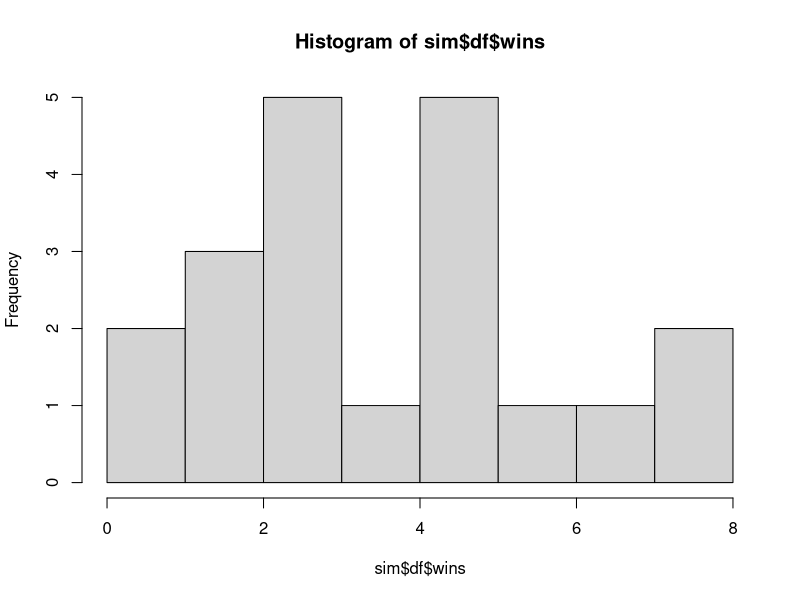

This chart was generated by the following R code: (Note: this script raises an error after producing the figure.)
#rm(list = ls())
require(tidyverse)
require(gtools)
require(parallel)

setwd("C:/Users/Morgan/_data_projects/rpsc_scheduler")

## 
param <- list()
param$teams <- 1:20
param$weeks <- 1:8
param$courts <- 1:10
param$court_weeks <- rep(list(param$courts),length(param$weeks))

## SIMULATION PROCESSING PARAMETERS
param$sim$settings$schedules_n <- 200
param$sim$settings$processing_options <- c(
  "parallel" #windows machine with parallel package installed, faster
  ,"base" #single processor, easier admin, slower
)
# select processing method:
param$sim$settings$processing_method <- "parallel"

sim <- list()
#randomize scenario
sim$df <- data.frame(
  team = param$teams
  ,isNewTeam = FALSE
  ,wins = 0
)

##assign new teams
param$sim$settings$newTeams_n <- rbinom(1,length(param$weeks),.3)
if(param$sim$settings$newTeams_n > 0){
  sim$df[1:param$sim$settings$newTeams_n,"isNewTeam"] <- TRUE
}
  
  sim$df$isNewTeam <- FALSE

  sim$df$wins <- c(8,8,7,6,5,5,5,5,5,4,3,3,3,3,3,2,2,2,1,0)
  
hist(sim$df$wins)
  
sim$df$zscore <- (sim$df$wins - mean(sim$df$wins))/sd(sim$df$wins)

#function to calculate std deviations between source and sample
sim$func$get_zscore_dist <- function(zscore,zscore_vector){
  1-pnorm(abs(zscore - zscore_vector))
}

#function to calculate percentages
sim$func$get_zscore_dist_prob <- function(zscore,zscore_vector){
  zdists <- sim$func$get_zscore_dist(zscore,zscore_vector)
  zdists / sum(zdists)
}

#tmp <- sim$func$get_zscore_dist_prob(zscore, zscore_vector)

sim$func$previous_opponents <- function(sched,team){
  c(sched[sched$h == team,]$a,
    sched[sched$a == team,]$h) %>% unique
}

sim$func$already_on_week_sched <- function(sched,week){
  c(sched[sched$wk == week,]$h,
    sched[sched$wk == week,]$a)
}

#team <- h
sim$func$possible_opponents <- function(teams, team, sched, week){
  teams[!teams %in% 
          unique(c(team,
                   sim$func$previous_opponents(sched,team),
                   sim$func$already_on_week_sched(sched,week)))] %>%
    sort
}

sim$func$create_schedule <- function(param,sim){
  require(tidyverse)
  
  teams <- sim$df$team
  sched <- data.frame(
    wk = as.integer()
    ,h = as.integer()
    ,a = as.integer()
    ,dif = as.double()
    ,crt = as.integer()
  )
  blank_sched <- sched
  
  keep_going <- 1
  x <- 0
  
  while(keep_going == 1){
    x <- x + 1
    
    sched <- blank_sched
    reset <- 0
    
    #to-do: check for bye 
    
    for (w in param$weeks){
      #w <- 1
      if ( reset == 1 ) {break}
      
      pick_order <- sample(teams, length(teams))
      
      for(h in pick_order){
        #h <- pick_order[15]
        if (h %in% sim$func$already_on_week_sched(sched,w)) {next}
        pre_ops <- sim$func$previous_opponents(sched,h)
        
        #to-do: remove other new teams as options for first week
        
        poss_ops <- sim$func$possible_opponents(teams,h,sched,w)
        
        if ( length(poss_ops) == 0 | reset == 1) {
          reset <- 1
          break
        }
        
        if(length(poss_ops) == 1){
          a <- poss_ops[1]
          } else {
          a <- sample(poss_ops,1,
                 prob = sim$func$get_zscore_dist_prob(
                   sim$df[h,]$zscore
                   ,sim$df[poss_ops,]$zscore))
          }
        
        dif = sim$df[h,]$zscore - sim$df[a,]$zscore
          
        sched <- rbind(sched,
                       data.frame(
                         "wk" = w
                         ,"h" = h
                         ,"a" = a
                         ,"dif" = dif
                         ,"crt" = NA))
        
      }
    }
    if(reset == 0) {keep_going <- 0}
  }
  return(sched)  
}

##test: create 1 schedule
#sched <- sim$fun$create_schedule(param,sim)

##eval: teams do not play same team more than once
# rbind(sched[sched$h>sched$a,2:3]
#       ,sched[sched$h<sched$a,c(3,2)]) %>% 
#   count(h,a) %>% pull(n) %>% max() == 1


#create x number of schedules
if(param$sim$settings$processing_method == "parallel"){
  
  require(parallel)
    sim$processing$cores_n <- (detectCores() - 1)
    sim$processing$cluster <- makeCluster(sim$processing$cores_n)
    clusterExport(sim$processing$cluster,c("param","sim"))
    system.time(
      scheds <- parLapply(sim$processing$cluster
                              ,1:param$sim$settings$schedules_n,function(x) 
                                sim$func$create_schedule(param,sim))
      )
    gc()
    stopCluster(sim$processing$cluster)
} 

if(param$sim$settings$processing_method == "base"){
  system.time(
    scheds <- lapply(1:param$sim$settings$n_schedules, function(x)
      sim$fun$create_schedule(param,sim))
  )
}

# find schedule with lowest:
  # 1. variance of mean standard deviation distance 
  # 2. lowest overall mean standard deviation distance

diag <- list()
#evaluates schedules for how much discrepancy in team strength in matches
diag$variances <- sapply(scheds,function(x)
  sapply(param$teams,function(y)
    sum(x[x$h==y,]$dif) + (-1 * sum(x[x$a==y,]$dif))) %>% 
    var 
  ) 

#evaluates how similar teams are in strength for matches
diag$means <- lapply(1:length(scheds), function(x)
  mean(abs(scheds[[x]]$dif))) %>% unlist

diag$score <- sqrt(diag$variances^2 + diag$means^2)

plot(diag$variances,diag$means)

#select best schedule
sched <- scheds[min(diag$score)==diag$score][[1]]

#review 
for(i in param$teams){
  #i <- 1
  sim$df[i,] %>% left_join(
    data.frame(
      team = i
        # INTERPRETATION: 
          # Variances and Means closer to 0 represent optimal schedules
      ,variance = var(c(-1 * sched[sched$h==i,]$dif,sched[sched$a==i,]$dif))
        # INTERPRETATION:
        # variance = 0, schedule has few games with big differences in team strength
        # variance >= 1, schedule has games with big differences in team strength
      ,mean = mean(c(-1 * sched[sched$h==i,]$dif,sched[sched$a==i,]$dif))
        # INTERPRETATION:
        # mean = 0, schedule averages out to equal strength to that of team
        # mean > 0, schedule averages to be challenging
        # mean < 0, schedule averages to be easier than strength of team
    ), by = c("team")) %>% print
  
  bind_rows(sched[sched$h==i,c("wk","a","dif")] %>% rename(opponent = a)
            ,sched[sched$a==i,c("wk","h","dif")] %>% rename(opponent = h)
  ) %>% arrange(wk) %>% 
    left_join(sim$df, by = c("opponent" = "team")) %>% 
    print
}
rm("i")

